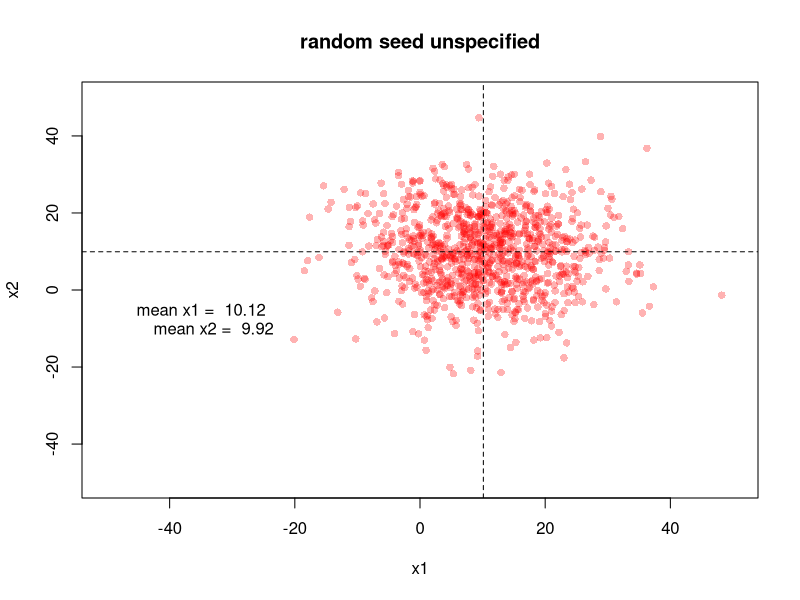
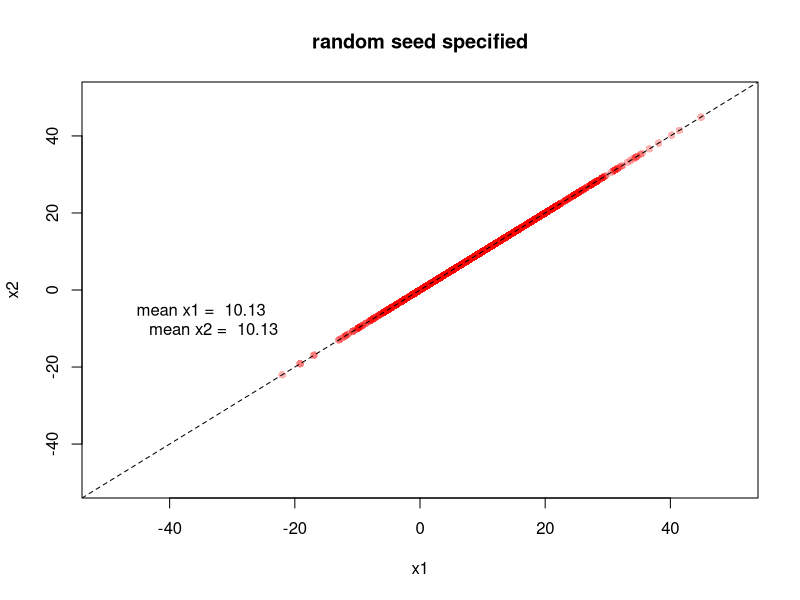
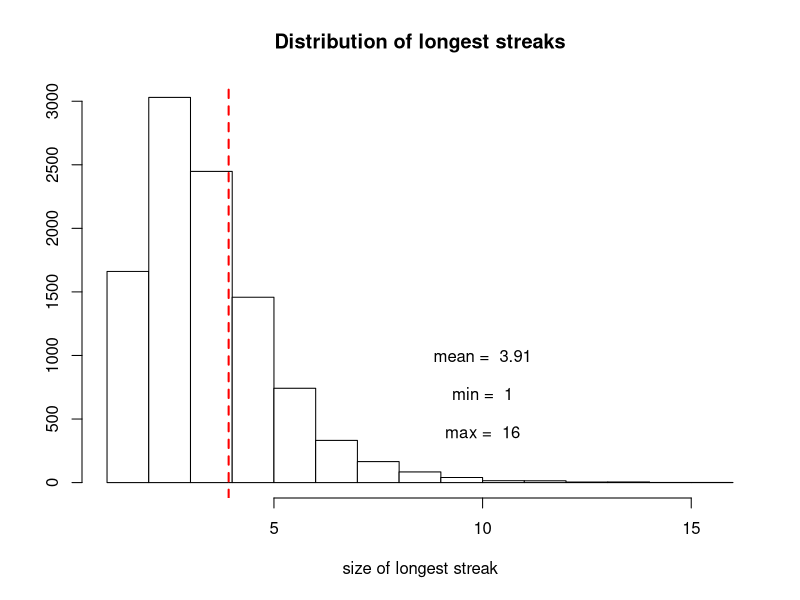
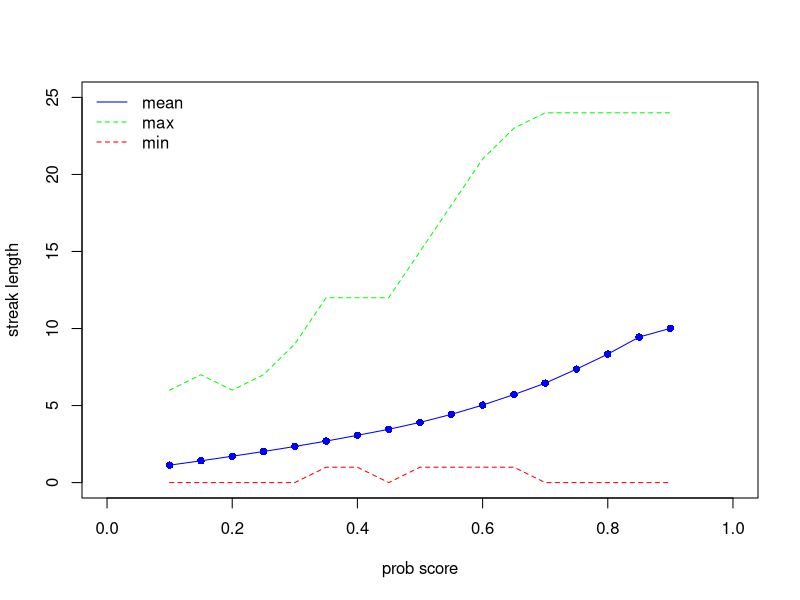

Write R code to recreate these figures, in order.
## ---- chunk 1
x1 = rnorm(1000, mean = 10, sd = 10)
x2 = rnorm(1000, mean = 10, sd = 10)
mean_x1 = mean(x1)
mean_x2 = mean(x2)
plot(x1, x2, main = "random seed unspecified", xlim=c(-50, 50), 
     ylim=c(-50, 50), pch=16, col=rgb(1, 0, 0, alpha = 0.3))
abline(h = mean_x2, lty=2)
abline(v = mean_x1, lty=2)
text(-35, -5, paste("mean x1 = ", round(mean_x1, 2)))
text(-33, -10, paste("mean x2 = ", round(mean_x2, 2)))
## ---- chunk 2
set.seed(2021)
x1 = rnorm(1000, mean = 10, sd = 10)
set.seed(2021)
x2 = rnorm(1000, mean = 10, sd = 10)
mean_x1 = mean(x1)
mean_x2 = mean(x2)
plot(x1, x2, main = "random seed specified", xlim=c(-50, 50), 
     ylim=c(-50, 50), pch=16, col=rgb(1, 0, 0, alpha = 0.3))
abline(a=0, b=1, lty=2)
text(-35, -5, paste("mean x1 = ", round(mean_x1, 2)))
text(-33, -10, paste("mean x2 = ", round(mean_x2, 2)))


## ---- chunk 3
simulate_player <- function(p_score) {
  return (rbinom(25, 1, p_score))
}

count_sequence <- function(shots) {
  max_streak = 0
  curr_streak = 0
  for (shot in shots) {
    if (shot == 0) {
      max_streak = max(curr_streak, max_streak)
      curr_streak = 0
    }
    else {
      curr_streak = curr_streak + 1
    }
  }
  return (max_streak)
}
## ---- chunk 4
set.seed(2024)
x = c()
for (i in 1:10000) {
  x[i] = count_sequence(simulate_player(0.5))
}
hist(x, col="white", main="Distribution of longest streaks",
     xlab="size of longest streak", ylab="")
abline(v=mean(x), lty=2, col="red", lwd=2)
text(10, 1000, paste("mean = ", round(mean(x), 2)))
text(10, 700, paste("min = ", min(x)))
text(10, 400, paste("max = ", max(x)))

## ---- chunk 5
pHits = seq(from=0.1, to=0.9, by=0.05)
mean_pHit = c()
max_pHit = c()
min_pHit = c()
x = c()
curr_pHit = 1
for (pHit in pHits) {
  for (i in (1:10000)) {
    x[i] = count_sequence(simulate_player(pHit))
  }
  mean_pHit[curr_pHit] = mean(x)
  max_pHit[curr_pHit] = max(x)
  min_pHit[curr_pHit] = min(x)
  curr_pHit = curr_pHit + 1
}
plot(pHits, mean_pHit, col="blue", pch=16, xlim=c(0.0, 1.0), ylim=c(0, 25),
     type="o", xlab="prob score", ylab="streak length")
points(pHits, max_pHit, col="green", type="l", lty=2)
points(pHits, min_pHit, col="red", type="l", lty=2)
legend("topleft", legend=c("mean", "max", "min"), bty='n', col=c("blue", "green", "red"),
       lty=c(1, 2, 2))
